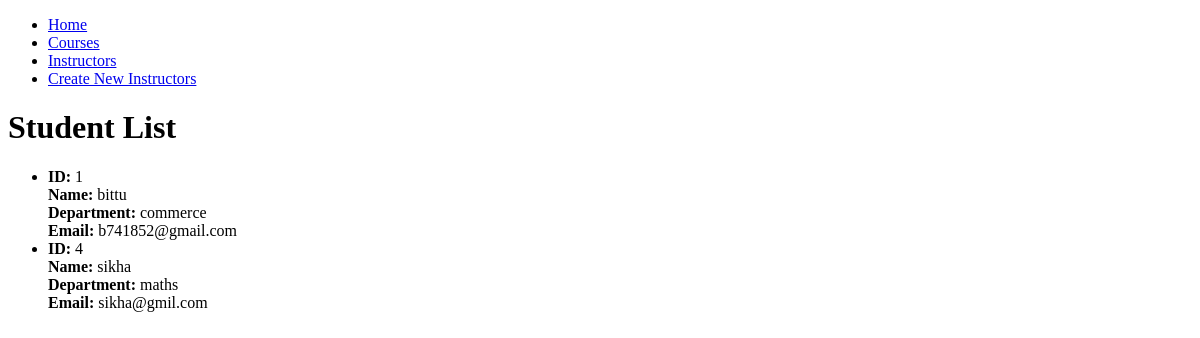
/students/, run on an earlier commit of the app's database.
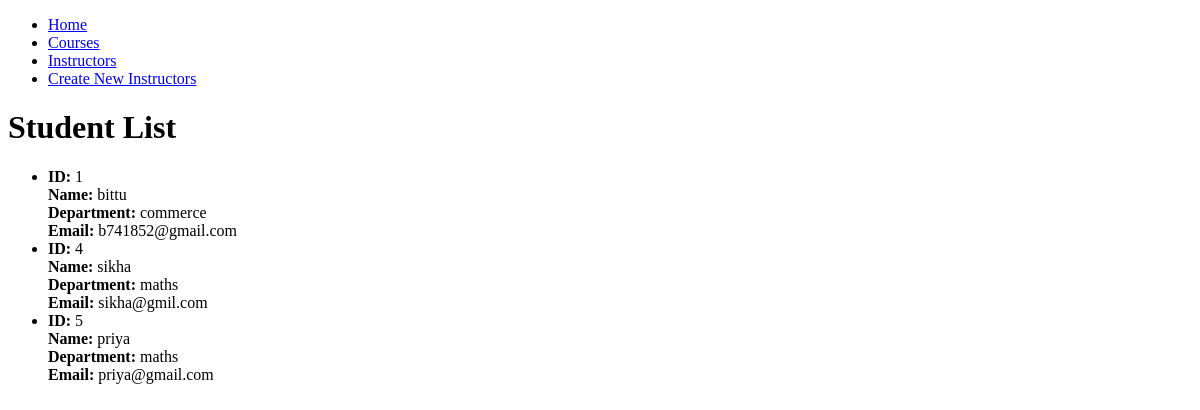
And on a later commit of the database.
### edusphere_app/models.py (models this page shows, shortened)
class Student(models.Model):
    id = models.AutoField(primary_key=True)
    name = models.CharField(max_length=255)
    email = models.EmailField()
    department = models.ForeignKey(Department, on_delete=models.CASCADE)

class Department(models.Model):
    id = models.AutoField(primary_key=True)
    name = models.CharField(max_length=255)
    def __str__(self):
        return self.name

### edusphere_app/views.py (the view)
# urls.py: path('students/', views.student_list, name='student_list'),
def student_list(request):
    students = Student.objects.all()
    return render(request, 'student_list.html', {'students': students})

### edusphere_app/templates/student_list.html (shortened to what this page needs)
<!DOCTYPE html>
<html>
<head>
</head>
<body>
    <nav>
        <ul>
            <li><a href="/">Home</a></li>
            <li><a href="/courses/">Courses</a></li>
            <li><a href="/instructors/">Instructors</a></li>
            <li><a href="/instructors/create/">Create New Instructors</a></li>
        </ul>
    </nav>
    <h1>Student List</h1>
    <ul>
        {% for student in students %}
            <li>
                <strong>ID:</strong> {{ student.id }}<br>
                <strong>Name:</strong> {{ student.name }}<br>
                <strong>Department:</strong> {{ student.department }}<br>
                <strong>Email:</strong> {{ student.email }}<br>
            </li>
        {% endfor %}
    </ul>
</body>
</html>

What changed in the data, as far as the page shows it:
added Student: id "5", name "priya", department "maths", email "priya@gmail.com"
